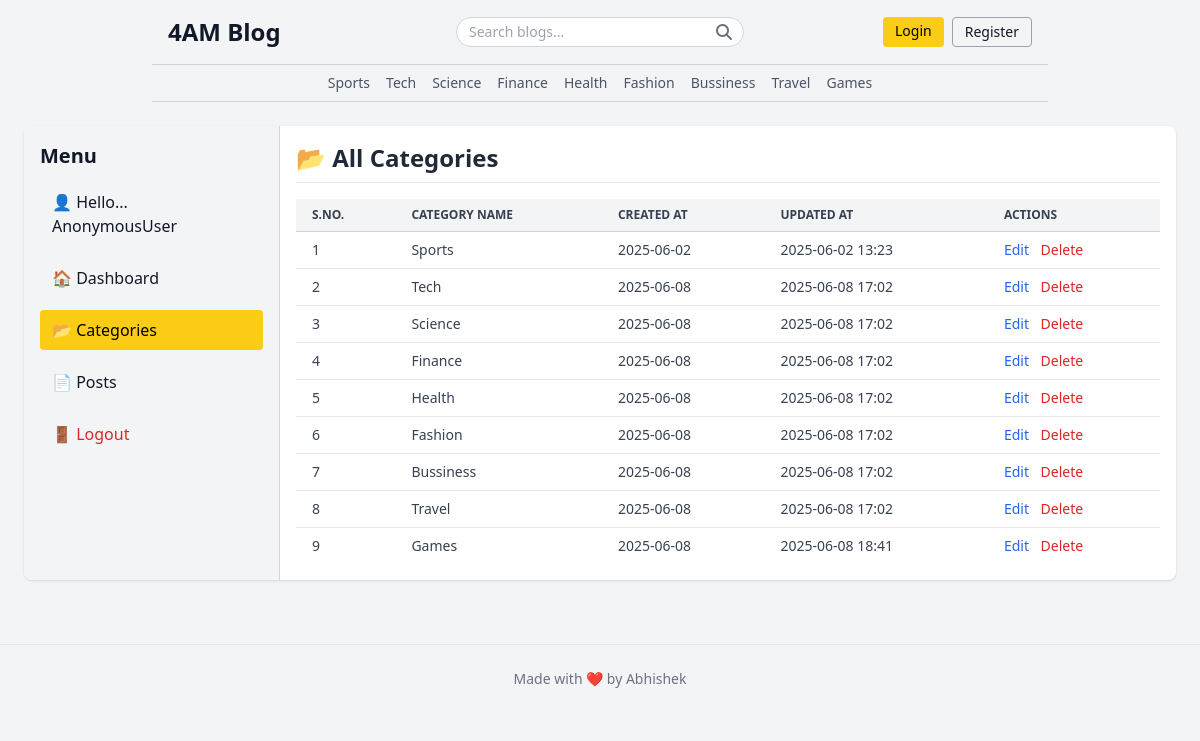
/dashboard/categories/, run on the app's committed database.
### blogs/models.py (models this page shows, shortened)
class Category(models.Model):
    category_name = models.CharField(max_length=50, unique=True)
    created_at = models.DateTimeField(auto_now_add=True)
    updated_at = models.DateTimeField(auto_now=True)
    class Meta:
        verbose_name_plural = 'categories'

### dashboards/views.py (the view)
# urls.py: path('categories/', views.categories, name='categories'),
def categories(request):
    return render(request,'dashboard/categories.html')

### blogs/context_processors.py (called while the page is built)
def get_categories(request):
    categories = Category.objects.all()
    return dict(categories=categories)

def get_social_links(request):
    social_links = SocialLink.objects.all()
    return dict(social_links=social_links)

### templates/dashboard/categories.html (shortened to what this page needs)
{% extends 'base.html' %}
{% block content %}
<div class="flex flex-col lg:flex-row max-w-6xl mx-auto mt-6 bg-white shadow rounded-lg overflow-hidden">
  {% include "dashboard/sidebar.html" %}
  <main class="flex-1 p-4 overflow-x-auto">
    <h1 class="text-2xl font-bold mb-4 text-gray-800 border-b pb-2">📂 All Categories</h1>
    {% if categories %}
    <div class="overflow-x-auto">
      <table class="table-auto min-w-full divide-y divide-gray-300 text-sm">
        <thead class="bg-gray-100 text-gray-700 uppercase text-xs">
          <tr>
            <th class="px-4 py-2 text-left whitespace-nowrap">S.No.</th>
            <th class="px-4 py-2 text-left whitespace-nowrap">Category Name</th>
            <th class="px-4 py-2 text-left whitespace-nowrap">Created At</th>
            <th class="px-4 py-2 text-left whitespace-nowrap">Updated At</th>
            <th class="px-4 py-2 text-left whitespace-nowrap">Actions</th>
          </tr>
        </thead>
        <tbody class="text-gray-700 divide-y divide-gray-200">
          {% for cat in categories %}
          <tr class="hover:bg-gray-50">
            <td class="px-4 py-2">{{ forloop.counter }}</td>
            <td class="px-4 py-2">{{ cat.category_name }}</td>
            <td class="px-4 py-2">{{ cat.created_at|date:"Y-m-d" }}</td>
            <td class="px-4 py-2">{{ cat.updated_at|date:"Y-m-d H:i" }}</td>
            <td class="px-4 py-2 space-x-2">
              <a href="" class="text-blue-600 hover:underline">Edit</a>
              <a href="" class="text-red-600 hover:underline">Delete</a>
            </td>
          </tr>
          {% endfor %}
        </tbody>
      </table>
    </div>
    {% else %}
      <p class="text-gray-500">No categories found.</p>
    {% endif %}
  </main>
</div>
{% endblock %}

### templates/base.html (shortened to what this page needs)
{% load static %}
<!DOCTYPE html>
<html lang="en">
<head>
  <script src="https://cdn.tailwindcss.com"></script>
  <link rel="stylesheet" href="https://cdnjs.cloudflare.com/ajax/libs/font-awesome/6.5.0/css/all.min.css" />
</head>
<body class="bg-gray-100 text-gray-900 font-sans ">
 <header class="max-w-4xl mx-auto px-4 py-4 border-b border-gray-300 flex items-center justify-between">
  <div class="w-1/3">
    <h1 class="text-2xl font-bold">
      <a href="/" class="hover:text-green-800 hover:transition hover:duration-700">4AM Blog</a>
    </h1>
  </div>
  <div class="w-1/3 flex justify-center">
    <form method="get" action="{% url 'search' %}" class="relative w-full max-w-xs">
      <input
        type="text"
        name="keyword"
        value="{{ keyword }}"
        placeholder="Search blogs..."
        class="w-full px-3 py-1 border border-gray-300 rounded-full text-sm focus:outline-none focus:ring-2 focus:ring-yellow-400"
      />
      <button type="submit" class="absolute right-3 top-1/2 transform -translate-y-1/2 text-gray-500 hover:text-yellow-500">
        <i class="fas fa-search"></i>
      </button>
    </form>
  </div>
  <div class="w-1/3 flex justify-end space-x-2">
    {% if not user.is_authenticated %}
    <a href="{% url 'login' %}" class="px-3 py-1 bg-yellow-400 text-black rounded text-sm hover:bg-yellow-300">Login</a>
    <a href="{% url 'register' %}" class="px-3 py-1 border border-gray-400 rounded text-sm hover:bg-gray-100">Register</a>
    {% else %}
      <span class="px-3 py-1 border border-gray-400 rounded text-sm hover:bg-gray-100"> <a href="{% url 'dashboard' %}">Dashboard</a> </span>
      <a href="{% url 'logout' %}" class="px-3 py-1 bg-yellow-400 text-black rounded text-sm hover:bg-yellow-300"> Logout </a>
    {% endif %}
  </div>
</header>
  <nav class="justify-center max-w-4xl mx-auto px-4 py-2 border-b border-gray-300 text-sm text-gray-600 flex space-x-4 overflow-x-auto">
    {% for cat in categories %}
      <a href="{% url 'posts_by_category' cat.id %}" class="hover:text-black">{{ cat.category_name }}</a>
    {% endfor %}
  </nav>
  {% block content %}
  {% endblock %}
  <footer class="mt-16 py-6 text-center text-sm text-gray-500 border-t border-gray-200">
    <p>Made with ❤️ by Abhishek</p>
  </footer>
</body>
</html>

### data on the page
Category: category_name "Sports", created_at "2025-06-02", updated_at "2025-06-02 13:23"
Category: category_name "Tech", created_at "2025-06-08", updated_at "2025-06-08 17:02"
Category: category_name "Science", created_at "2025-06-08", updated_at "2025-06-08 17:02"
Category: category_name "Finance", created_at "2025-06-08", updated_at "2025-06-08 17:02"
Category: category_name "Health", created_at "2025-06-08", updated_at "2025-06-08 17:02"
Category: category_name "Fashion", created_at "2025-06-08", updated_at "2025-06-08 17:02"
Category: category_name "Bussiness", created_at "2025-06-08", updated_at "2025-06-08 17:02"
Category: category_name "Travel", created_at "2025-06-08", updated_at "2025-06-08 17:02"
Category: category_name "Games", created_at "2025-06-08", updated_at "2025-06-08 18:41"

### other printed values
{{ user }} "AnonymousUser"
